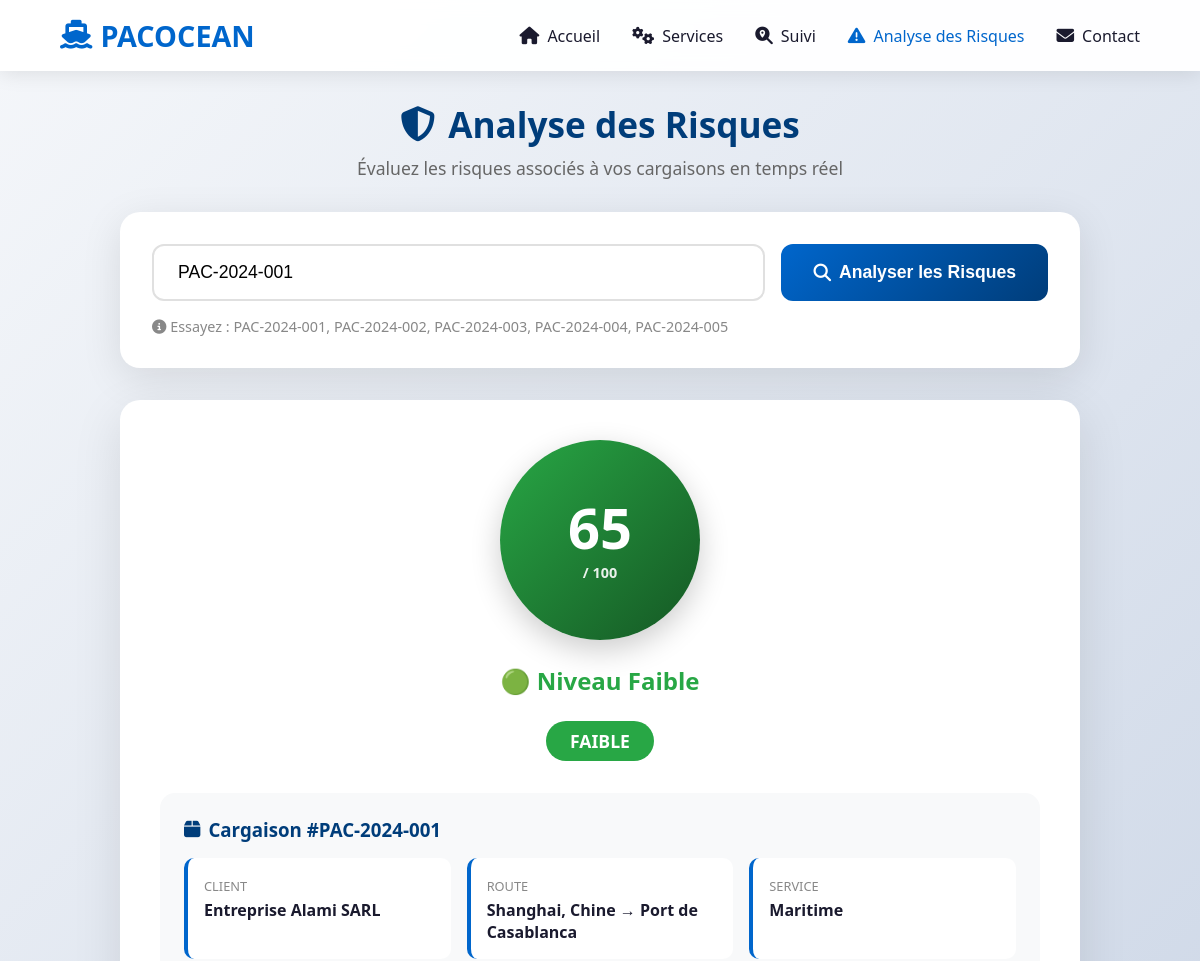
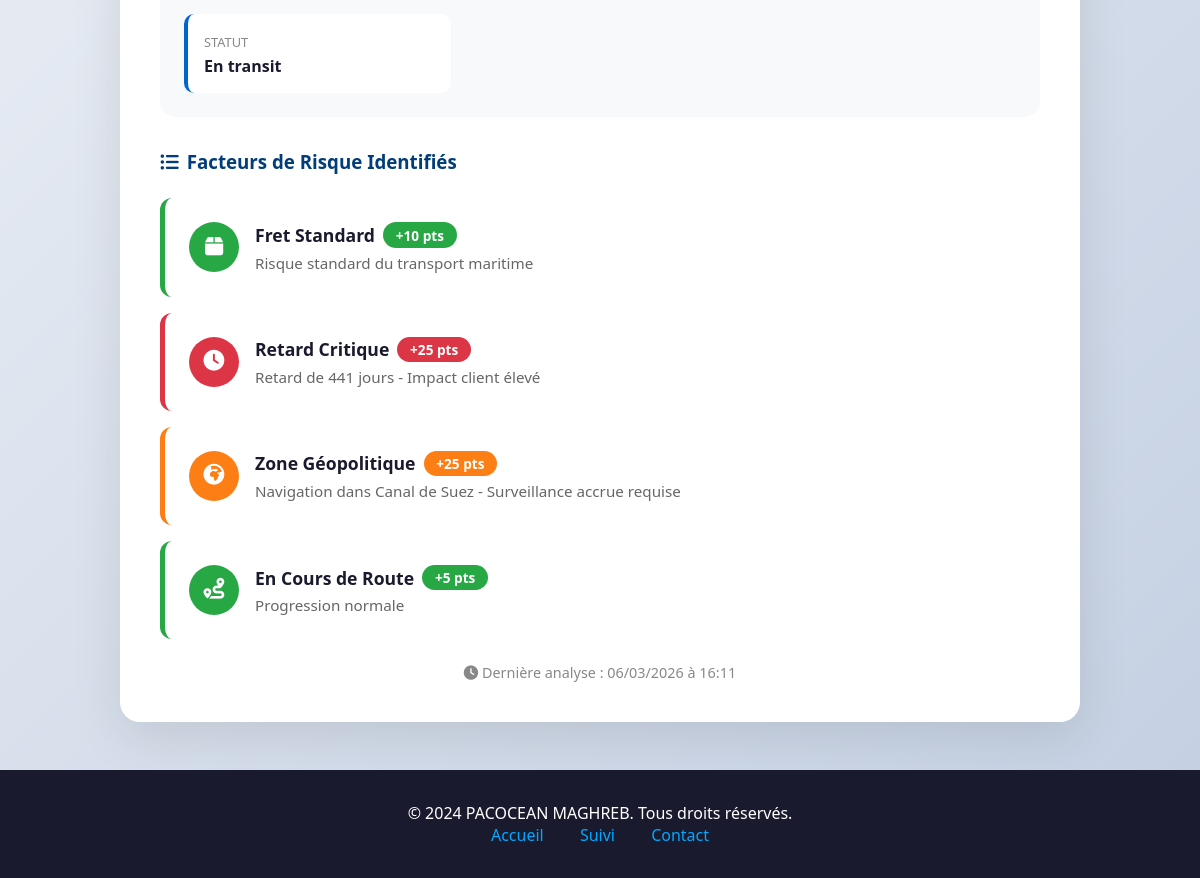
The app's page /risk_analysis.php?numero=PAC-2024-001 with its own data (2 pictures, top to bottom).
### tables this page shows
CREATE TABLE tracking (
    id INT AUTO_INCREMENT PRIMARY KEY,
    numero_suivi VARCHAR(50) NOT NULL,
    nom_client VARCHAR(100) NOT NULL,
    email_client VARCHAR(100) NOT NULL,
    origine VARCHAR(100) NOT NULL,
    destination VARCHAR(100) NOT NULL,
    type_service VARCHAR(50) NOT NULL,
    statut VARCHAR(50) NOT NULL,
    localisation_actuelle VARCHAR(100) NOT NULL,
    date_eta DATE,
    progression INT DEFAULT 0,
    description TEXT,
    poids DECIMAL(10,2),
    valeur DECIMAL(15,2),
    date_creation TIMESTAMP DEFAULT CURRENT_TIMESTAMP,
    date_modification TIMESTAMP DEFAULT CURRENT_TIMESTAMP ON UPDATE CURRENT_TIMESTAMP
);

### risk_analysis.php (the view, shortened to what this page needs)
<?php
$serveur = "localhost";
$utilisateur = "root";
$motdepasse = "";
$basededonnees = "pacocean_db";
$connexion = mysqli_connect($serveur, $utilisateur, $motdepasse, $basededonnees);
$resultat = null;
$risques = [];
$score_total = 0;
if (isset($_GET['numero']) && !empty($_GET['numero'])) {
    $numero_suivi = mysqli_real_escape_string($connexion, $_GET['numero']);
    $sql = "SELECT t.*, r.score_risque, r.niveau_risque, r.facteurs_risque, r.recommandations, r.date_analyse
            FROM tracking t
            LEFT JOIN risk_analysis r ON t.id = r.tracking_id
            WHERE t.numero_suivi = '$numero_suivi'";
    $query = mysqli_query($connexion, $sql);
    if (mysqli_num_rows($query) > 0) {
        $resultat = mysqli_fetch_assoc($query);
        if (empty($resultat['score_risque'])) {
            $analyse = calculerRisques($resultat, $connexion);
            $score_total = $analyse['score'];
            $risques = $analyse['facteurs'];
            $query = mysqli_query($connexion, $sql);
            $resultat = mysqli_fetch_assoc($query);
        } else {
            $score_total = $resultat['score_risque'];
            $risques = json_decode($resultat['facteurs_risque'], true) ?? [];
        }
    } else {
        $erreur = "Numéro de suivi non trouvé !";
    }
}
function calculerRisques($cargaison, $connexion) {
    $score = 0;
    $facteurs = [];
    $type_risque = 0;
    switch(strtolower($cargaison['type_service'])) {
        default:
            $type_risque = 10;
            $facteurs[] = [
                'type' => 'Fret Standard',
                'niveau' => 'faible',
                'score' => 10,
                'icon' => 'fa-box',
                'description' => 'Risque standard du transport maritime'
            ];
    }
    $score += $type_risque;
    if (!empty($cargaison['date_eta'])) {
        $eta = new DateTime($cargaison['date_eta']);
        $aujourdhui = new DateTime();
        $interval = $aujourdhui->diff($eta);
        $jours_restant = $interval->days;
        if ($interval->invert == 1) {
            $retard_risque = min(25, 10 + ($jours_restant * 3));
            $facteurs[] = [
                'type' => 'Retard Critique',
                'niveau' => $retard_risque > 20 ? 'critique' : 'eleve',
                'score' => $retard_risque,
                'icon' => 'fa-clock',
                'description' => "Retard de $jours_restant jours - Impact client élevé"
            ];
            $score += $retard_risque;
        }
    }
    $zones_risque = ['Canal de Suez', 'Golfe d\'Aden', 'Mer de Chine', 'Ukraine', 'Russie'];
    $localisation = strtolower($cargaison['localisation_actuelle']);
    $geo_risque = 0;
    foreach ($zones_risque as $zone) {
        if (stripos($localisation, strtolower($zone)) !== false) {
            $geo_risque = 25;
            $facteurs[] = [
                'type' => 'Zone Géopolitique',
                'niveau' => 'eleve',
                'score' => 25,
                'icon' => 'fa-globe-africa',
                'description' => "Navigation dans $zone - Surveillance accrue requise"
            ];
            break;
        }
    }
    $score += $geo_risque;
    $progression = intval($cargaison['progression']);
    if ($progression < 30) {
        $prog_risque = 15;
        $facteurs[] = [
            'type' => 'Début de Trajet',
            'niveau' => 'modere',
            'score' => 15,
            'icon' => 'fa-play-circle',
            'description' => 'Phase initiale - Incertitudes de départ'
        ];
    } else {
        $prog_risque = 5;
        $facteurs[] = [
            'type' => 'En Cours de Route',
            'niveau' => 'faible',
            'score' => 5,
            'icon' => 'fa-route',
            'description' => 'Progression normale'
        ];
    }
    $score += $prog_risque;
    if ($score >= 70) $niveau = 'critique';
    elseif ($score >= 50) $niveau = 'eleve';
    elseif ($score >= 30) $niveau = 'modere';
    else $niveau = 'faible';
    return [
        'score' => min($score, 100),
        'niveau' => $niveau,
        'facteurs' => $facteurs
    ];
}
function sauvegarderAnalyse($connexion, $tracking_id, $analyse) {
    $score = $analyse['score'];
    $niveau = $analyse['niveau'];
    $facteurs = json_encode($analyse['facteurs'], JSON_UNESCAPED_UNICODE);
    $reco = genererRecommandations($analyse);
    $sql = "INSERT INTO risk_analysis (tracking_id, score_risque, niveau_risque, facteurs_risque, recommandations)
            VALUES ($tracking_id, $score, '$niveau', '$facteurs', '$reco')
            ON DUPLICATE KEY UPDATE
            score_risque = $score,
            niveau_risque = '$niveau',
            facteurs_risque = '$facteurs',
            recommandations = '$reco',
            date_analyse = CURRENT_TIMESTAMP";
}
function genererRecommandations($analyse) {
    $recos = [];
    if ($analyse['score'] >= 50) {
        $recos[] = "⚠️ Surveillance renforcée toutes les 4h";
        $recos[] = "📊 Mise à jour client quotidienne";
    }
    if ($analyse['score'] >= 30) {
        $recos[] = "✅ Monitoring standard suffisant";
        $recos[] = "📧 Notification automatique si changement";
    } else {
        $recos[] = "✅ Transport sans risque particulier";
        $recos[] = "🔄 Suivi normal";
    }
    return implode("\n", $recos);
}
function getRiskColor($niveau) {
    switch($niveau) {
        default: return ['#28a745', '#155724', '🟢'];
    }
}
?>
<!DOCTYPE html>
<html lang="fr">
<head>
    <link rel="stylesheet" href="https://cdnjs.cloudflare.com/ajax/libs/font-awesome/6.4.0/css/all.min.css">
</head>
<body>
    <nav>
        <a href="index.php" class="logo">
            <i class="fas fa-ship"></i>
            <span>PACOCEAN</span>
        </a>
        <ul class="nav-links">
            <li><a href="index.php#home"><i class="fas fa-home"></i> Accueil</a></li>
            <li><a href="index.php#services"><i class="fas fa-cogs"></i> Services</a></li>
            <li><a href="tracking.php"><i class="fas fa-search-location"></i> Suivi</a></li>
            <li><a href="risk_analysis.php" class="active"><i class="fas fa-exclamation-triangle"></i> Analyse des Risques</a></li>
            <li><a href="contact.php"><i class="fas fa-envelope"></i> Contact</a></li>
        </ul>
    </nav>
    <div class="container">
        <div class="page-header">
            <h1>
                <i class="fas fa-shield-alt"></i>
                Analyse des Risques
            </h1>
            <p>Évaluez les risques associés à vos cargaisons en temps réel</p>
        </div>
        <div class="search-card">
            <form method="GET" class="search-form">
                <input
                    type="text"
                    name="numero"
                    placeholder="Entrez le numéro de suivi (ex: PAC-2024-002)"
                    value="<?php echo isset($_GET['numero']) ? htmlspecialchars($_GET['numero']) : ''; ?>"
                    required
                >
                <button type="submit">
                    <i class="fas fa-search"></i>
                    Analyser les Risques
                </button>
            </form>
            <div class="examples">
                <i class="fas fa-info-circle"></i>
                Essayez : PAC-2024-001, PAC-2024-002, PAC-2024-003, PAC-2024-004, PAC-2024-005
            </div>
        </div>
        <?php if ($resultat): ?>
            <?php
            list($color, $darkColor, $emoji) = getRiskColor($resultat['niveau_risque'] ?? 'faible');
            ?>
            <div class="score-card">
                <div class="score-header">
                    <div class="score-display">
                        <div class="score-circle" style="background: linear-gradient(135deg, <?php echo $color; ?>, <?php echo $darkColor; ?>);">
                            <span class="score-number"><?php echo $score_total; ?></span>
                            <span class="score-label">/ 100</span>
                        </div>
                    </div>
                    <h2 style="color: <?php echo $color; ?>; margin-bottom: 0.5rem;">
                        <?php echo $emoji; ?> Niveau <?php echo ucfirst($resultat['niveau_risque'] ?? 'Faible'); ?>
                    </h2>
                    <span class="niveau-badge" style="background: <?php echo $color; ?>;">
                        <?php echo strtoupper($resultat['niveau_risque'] ?? 'FAIBLE'); ?>
                    </span>
                </div>
                <div class="cargo-info">
                    <h3><i class="fas fa-box"></i> Cargaison #<?php echo htmlspecialchars($resultat['numero_suivi']); ?></h3>
                    <div class="info-grid">
                        <div class="info-item">
                            <label>Client</label>
                            <div class="value"><?php echo htmlspecialchars($resultat['nom_client']); ?></div>
                        </div>
                        <div class="info-item">
                            <label>Route</label>
                            <div class="value"><?php echo htmlspecialchars($resultat['origine']); ?> → <?php echo htmlspecialchars($resultat['destination']); ?></div>
                        </div>
                        <div class="info-item">
                            <label>Service</label>
                            <div class="value"><?php echo htmlspecialchars($resultat['type_service']); ?></div>
                        </div>
                        <div class="info-item">
                            <label>Statut</label>
                            <div class="value"><?php echo htmlspecialchars($resultat['statut']); ?></div>
                        </div>
                    </div>
                </div>
                <div class="risks-section">
                    <h3><i class="fas fa-list-ul"></i> Facteurs de Risque Identifiés</h3>
                    <?php foreach ($risques as $index => $risque):
                        $rColor = $risque['niveau'] == 'critique' ? '#dc3545' :
                                 ($risque['niveau'] == 'eleve' ? '#fd7e14' :
                                 ($risque['niveau'] == 'modere' ? '#ffc107' : '#28a745'));
                    ?>
                        <div class="risk-item" style="border-left-color: <?php echo $rColor; ?>; animation-delay: <?php echo $index * 0.1; ?>s;">
                            <div class="risk-icon" style="background: <?php echo $rColor; ?>;">
                                <i class="fas <?php echo $risque['icon']; ?>"></i>
                            </div>
                            <div class="risk-content">
                                <div class="risk-title">
                                    <?php echo $risque['type']; ?>
                                    <span class="risk-score" style="background: <?php echo $rColor; ?>;">
                                        +<?php echo $risque['score']; ?> pts
                                    </span>
                                </div>
                                <div class="risk-desc"><?php echo $risque['description']; ?></div>
                            </div>
                        </div>
                    <?php endforeach; ?>
                </div>
                <p style="text-align: center; color: #888; margin-top: 1.5rem; font-size: 0.9rem;">
                    <i class="fas fa-clock"></i>
                    Dernière analyse : <?php echo date('d/m/Y à H:i', strtotime($resultat['date_analyse'] ?? 'now')); ?>
                </p>
            </div>
        <?php endif; ?>
    </div>
    <footer>
        <p>&copy; 2024 PACOCEAN MAGHREB. Tous droits réservés.</p>
        <div>
            <a href="index.php">Accueil</a>
            <a href="tracking.php">Suivi</a>
            <a href="contact.php">Contact</a>
        </div>
    </footer>
</body>
</html>

### records on screen
tracking: numero_suivi "PAC-2024-001", nom_client "Entreprise Alami SARL", origine "Shanghai, Chine", destination "Port de Casablanca", type_service "Maritime", statut "En transit"

### other values on screen
$score_total "65"
$emoji "🟢"
$resultat['niveau_risque'] "Faible"
$resultat['niveau_risque'] "FAIBLE"
$risque['type'] "Fret Standard"
$risque['score'] "10"
$risque['description'] "Risque standard du transport maritime"
$risque['type'] "Retard Critique"
$risque['score'] "25"
$risque['description'] "Retard de 441 jours - Impact client élevé"
$risque['type'] "Zone Géopolitique"
$risque['description'] "Navigation dans Canal de Suez - Surveillance accrue requise"
$risque['type'] "En Cours de Route"
$risque['score'] "5"
$risque['description'] "Progression normale"
